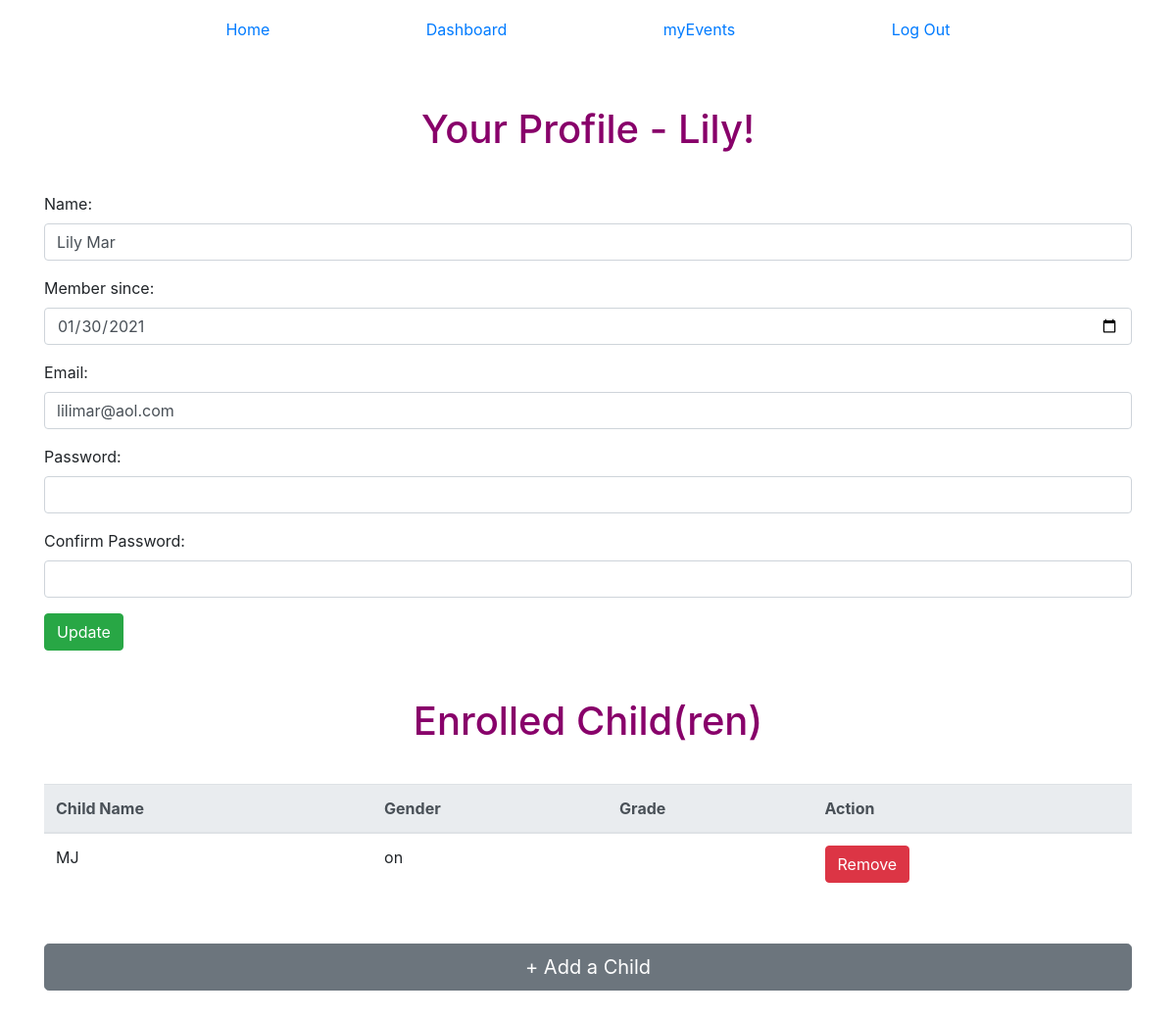
/ABC/myProfile (signed in), run on an earlier commit of the app's database.
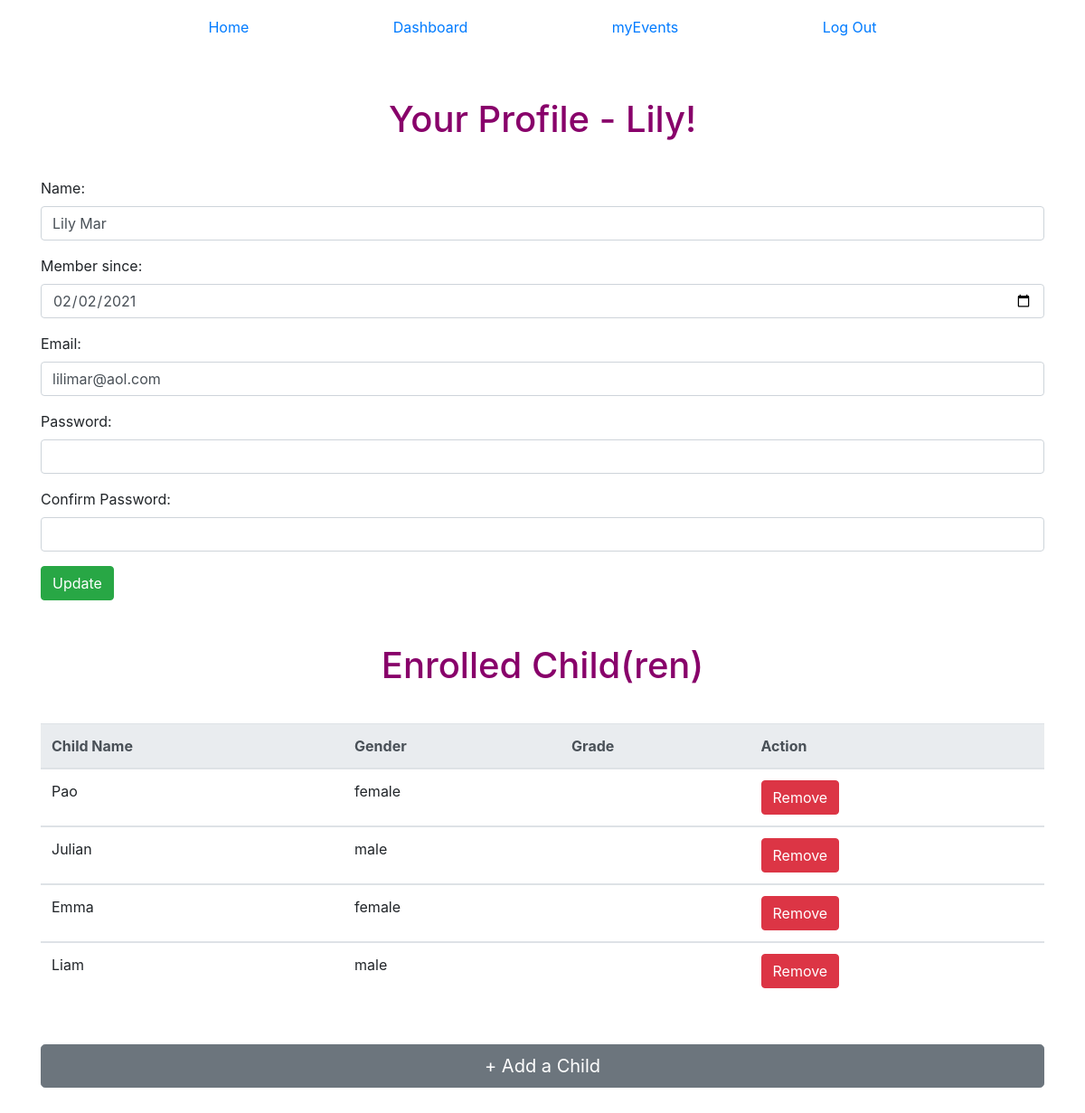
And on a later commit of the database.
### group_app/models.py (models this page shows)
class User(models.Model):
    first_name = models.CharField(max_length=60)
    last_name = models.CharField(max_length=60)
    email = models.EmailField(unique=True)
    password = models.CharField(max_length=100)
    created_at = models.DateTimeField(auto_now_add=True)
    updated_at = models.DateTimeField(auto_now=True)
    objects = UserManager()
    @ property
    def full_name(self):
        return f"{self.first_name} {self.last_name}"
    def get_date(self):
        return self.created_at.date()

class Child(models.Model):
    first_name = models.CharField(max_length=50)
    last_name = models.CharField(max_length=50)
    birth_date = models.DateTimeField()
    gender = models.CharField(max_length=10)
    age = models.IntegerField()
    program = models.CharField(max_length = 20)
    created_at = models.DateTimeField(auto_now_add=True)
    updated_at = models.DateTimeField(auto_now=True)
    parent_child = models.ForeignKey(User, related_name="enrolled_parent",on_delete=models.CASCADE)  #OneParentManyChildren and ManyChildren can belong to OneParent
    objects = ChildManager()

### group_app/views.py (the view)
# urls.py: path('myProfile', views.myProfile),
def myProfile(request):
    if 'user_id' not in request.session:
        return redirect('/ABC')
    user = User.objects.get(id=request.session['user_id'])
    children = Child.objects.all()
    context = {
        'user': user,
        'children': children,
    }
    return render(request, 'myProfile.html', context)

### group_app/templates/myProfile.html (shortened to what this page needs)
<!DOCTYPE html>
<html lang="en">
<head>
    <link href="https://stackpath.bootstrapcdn.com/bootstrap/4.5.0/css/bootstrap.min.css" rel="stylesheet"
>
    {% load static %}
    <link rel="stylesheet" href="{% static 'css/style.css' %}">
</head>
<body>
    <div class="container">
        <nav class="navbar">
            <a href="#">Home</a>
            <a href="/ABC/dashboard">Dashboard</a>
            <a href="/ABC/myEvents">myEvents</a>
            <a class="float-right" href="/ABC/logout">Log Out</a>
        </nav>
        <br>
        <br>
        <section id="my_profile">
            <div>
                <h1>Your Profile - {{ user.first_name }}!</h1>
                <form action="{% url 'update_myProfile' %}" method="POST">
                    <div class="form-group">
                        <label for="name">Name:</label>
                        <input type="text" name="name" class="form-control" value="{{ user.full_name }}">
                    </div>
                    <div class="form-group">
                        <label for="member_date">Member since:</label>
                        <input type="date" name="member_since" class="form-control"
                            value="{{ user.get_date|date:"Y-m-d" }}">
                    </div>
                    <div class="form-group">
                        <label for="email">Email:</label>
                        <input type="text" name="email" class="form-control" value="{{ user.email }}">
                    </div>
                    <div class="form-group">
                        <label for="password">Password:</label>
                        <input type="password" name="password" class="form-control">
                    </div>
                    <div class="form-group">
                        <label for="confirm_pw">Confirm Password:</label>
                        <input type="password" name="confirm_pw" class="form-control">
                    </div>
                    <button type="submit" class="btn btn-success">Update</button>
                </form>
            </div>
        </section>
        <br><br>
        <section id="enrolled_children">
            <div>
                <h1>Enrolled Child(ren)</h1>
                <table class="table">
                    <thead class="thead-light">
                        <tr>
                            <th scope="col">Child Name</th>
                            <th scope="col">Gender</th>
                            <th scope="col">Grade</th>
                            <th scope="col">Action</th>
                        </tr>
                    </thead>
                    {% for child in children %}
                    <tbody>
                        <tr>
                            <td>{{ child.first_name }}</td>
                            <td>{{ child.gender }}</td>
                            <td>{{ child.grade }}</td>
                            <td>
                                <form action="{% url 'remove_child_myProfile' %}" method="POST">
                                    <button class="btn btn-danger" type="submit">Remove</button>
                                </form>
                            </td>
                        </tr>
                    </tbody>
                    {% endfor %}
                </table>
                <a href="childForm" class="btn btn-secondary btn-lg btn-block">+ Add a Child </a>
            </div>
        </section>
        <br>
        <br>
    </div>
</body>
</html>

What changed in the data, as far as the page shows it:
removed Child: first_name "MJ", gender "on"
changed User "Lily": member_since "01/30/2021" → "02/02/2021"
added Child: first_name "Pao", gender "female"
added Child: first_name "Julian", gender "male"
added Child: first_name "Emma", gender "female"
added Child: first_name "Liam", gender "male"
